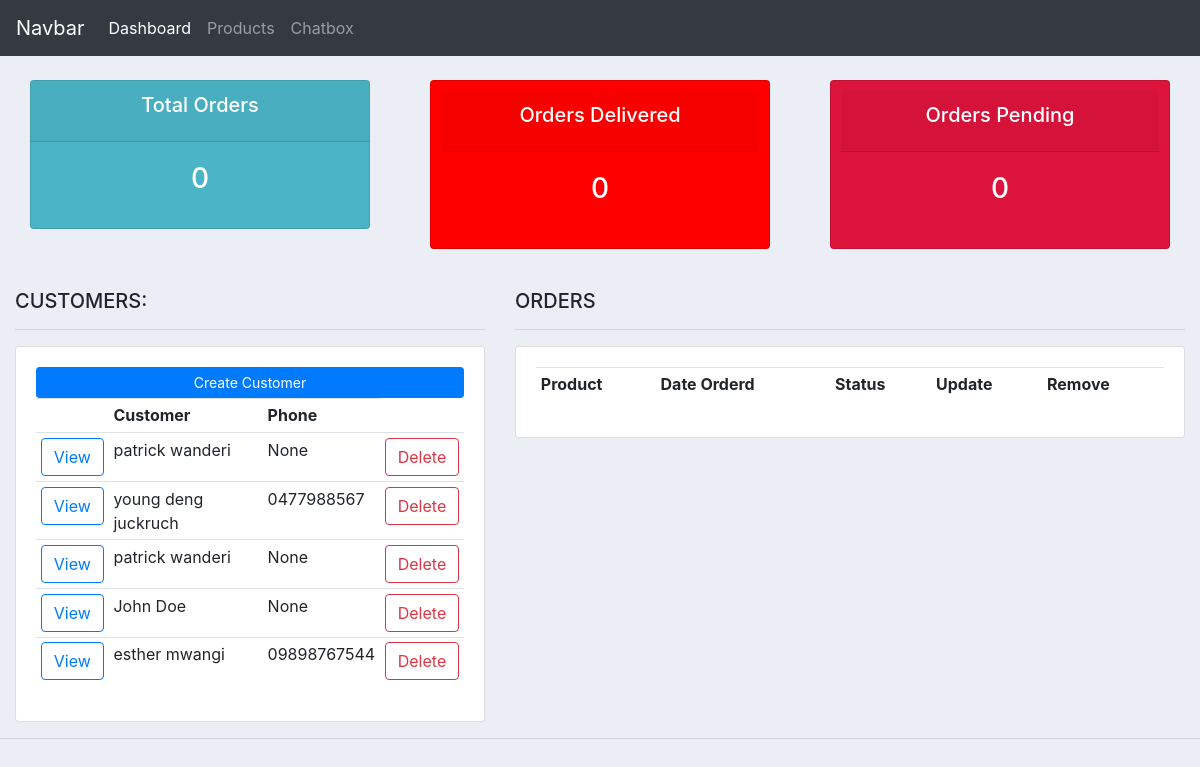
/dashboard/, run on the app's committed database.
### accounts/models.py (models this page shows, shortened)
class Customer(models.Model):
	user = models.OneToOneField(User, null=True, blank=True, on_delete=models.CASCADE)
	name = models.CharField(max_length=200, null=True)
	phone = models.CharField(max_length=20, blank=True, null=True)
	email = models.CharField(max_length=200, null=True)
	profile_pic = models.ImageField(default="profile1.png", null=True, blank=True)
	date_created = models.DateTimeField(auto_now_add=True, null=True)

### accounts/views.py (the view)
# urls.py: path('dashboard/', views.home, name="home"),
def home(request):
    orders = Order.objects.filter(status='deliverd')
    customers = Customer.objects.order_by('-id')[:5]
    total_customers = customers.count()
    total_orders = orders.count()
    delivered = orders.count()
    pending = Order.objects.filter(status='Pending').count()
    context = {
        'orders': orders,
        'customers': customers,
        'total_orders': total_orders,
        'delivered': delivered,
        'pending': pending
    }
    return render(request, 'accounts/dashboard.html', context)

### accounts/templates/accounts/dashboard.html (shortened to what this page needs)
{%  extends 'accounts/main.html' %}
{% block content %}
{%  include 'accounts/status.html' %}
<br>
<div class="row">
	<div class="col-md-5">
		<h5>CUSTOMERS:</h5>
		<hr>
		<div class="card card-body">
			<a class="btn btn-primary btn-sm btn-block" href="{% url 'create_customer' %}">Create Customer</a>
			<table class="table table-sm">
				<tr>
					<th></th>
					<th>Customer</th>
					<th>Phone</th>
				</tr>
				{% for customer in customers %}
					<tr>
						<td><a button type="button" class="btn btn-outline-primary" href="{% url 'customer' customer.id %}">View</a></td>
						<td>{{customer.name}}</td>
						<td>{{customer.phone}}</td>
						<td><a class="btn btn-outline-danger" href="{% url 'delete_customer' customer.id %}">Delete</a></td>
					</tr>
				{% endfor %}
			</table>
		</div>
	</div>
	<div class="col-md-7">
		<h5>ORDERS</h5>
		<hr>
		<div class="card card-body">
			<table class="table table-sm">
				<tr>
					<th>Product</th>
					<th>Date Orderd</th>
					<th>Status</th>
					<th>Update</th>
					<th>Remove</th>
				</tr>
			</table>
		</div>
	</div>
</div>
{% endblock %}

### accounts/templates/accounts/main.html (style rules this page uses)
body { background-color: #ebeff5; }

### data on the page
Customer: name "patrick wanderi", phone "None"
Customer: name "young deng juckruch", phone "0477988567"
Customer: name "patrick wanderi", phone "None"
Customer: name "John Doe", phone "None"
Customer: name "esther mwangi", phone "09898767544"

### other printed values
{{ total_orders }} "0"
{{ delivered }} "0"
{{ pending }} "0"
